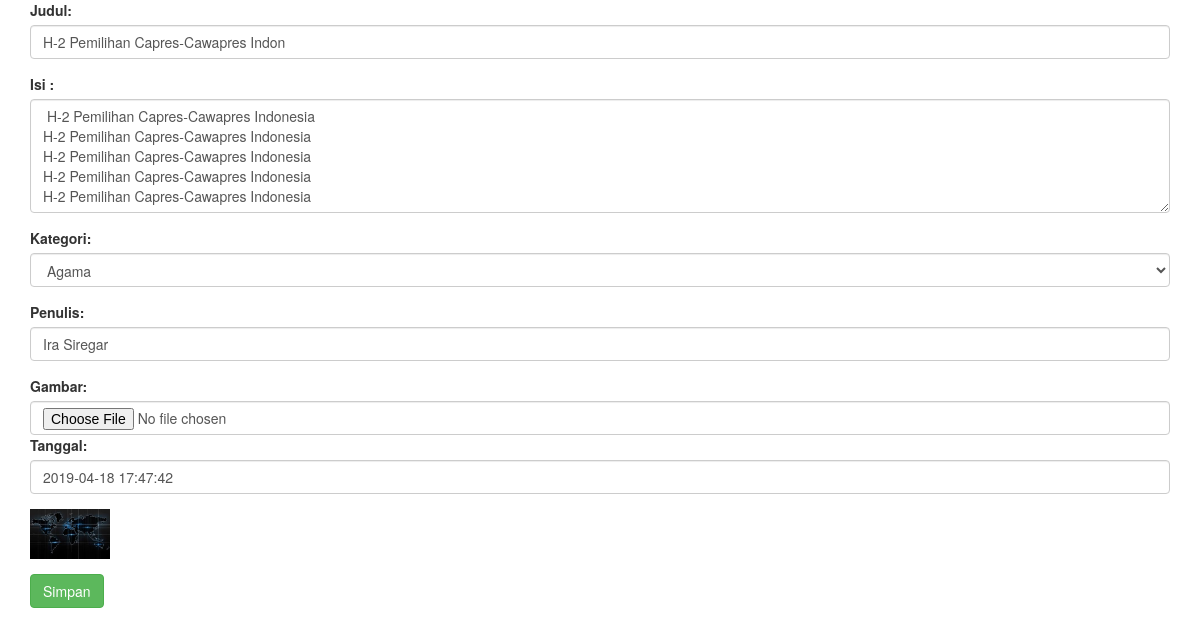
Screenshot of /index.php/Berita/select_by/4 with the database file from the repository.
### tables this page shows
CREATE TABLE `berita` (
  `id_berita` int(11) NOT NULL,
  `judul` varchar(35) NOT NULL,
  `isi` text NOT NULL,
  `kategori` varchar(12) NOT NULL,
  `penulis` varchar(25) NOT NULL,
  `gambar` text NOT NULL,
  `tanggal` datetime NOT NULL DEFAULT CURRENT_TIMESTAMP
);

### application/controllers/Berita.php (called while the page is built, shortened)
<?php
class Berita extends CI_Controller {
    function select_by($id) {
        $data['berita'] = $this->Berita_m->select_by_db($id);
        $this->load->view('berita_form_edit_v', $data);
    }
}

### index.php (called while the page is built, shortened)
<?php
require_once BASEPATH.'core/CodeIgniter.php';

### application/models/Berita_m.php (called while the page is built, shortened)
<?php
class Berita_m extends CI_Model{
    function select_by_db($id) {
        return $this->db  ->query("Select * FROM berita WHERE id_berita='$id'")->result();
    }
}

### application/views/berita_form_edit_v.php (the view, shortened to what this page needs)
<!DOCTYPE html>
<html>
<head>
    <link rel="stylesheet"
    href="https://maxcdn.bootstrapcdn.com/bootstrap/3.3.7/css/bootstrap.min.css">
</head>
<body>
    <div class="container">
    <?php
    foreach ($berita as $row) {
    ?>
    <form method="post" action="<?php echo site_url('Berita/edit');?>"
                  enctype="multipart/form-data">
                    <div class="form-group">
                        <label for="comment">Judul:</label>
                        <input type="text" class="form-control"
                               name="in_judul" required="" value="<?php echo $row->judul; ?>">
                    </div>
                    <div class="form-group">
                        <label for="comment">Isi : </label>
                        <textarea class="form-control" rows="5" name="in_isi" required=""> <?php echo $row->isi; ?></textarea>
                    </div>
                    <div class="form-group">
                        <label for="usr">Kategori:</label>
                        <select name="in_kategori" <?php echo $row->kategori; ?> class="form-control">
                            <option value="Agama">
                                Agama
                            </option>
                        </select>
                    </div>
                    <div class="form-group">
                        <label for="comment">Penulis:</label>
                        <input type="text" class="form-control"
                               name="in_penulis" required="" value="<?php echo $row->penulis; ?>">
                    </div>
                    <div clas="form_group">
                        <label for="usr">Gambar:</label>
                        <input type="file" required="" class="form-control" name="in_gambar">
                    </div>
                    <div class="form-group">
                                    <label for="comment">Tanggal:</label>
                                    <input type="text" class="form-control"
                                           name="in_tanggal" value="<?php echo $row->tanggal; ?>">
                                </div>
                    <div class="form-group">
                        <img src="<?php echo base_url();
                        ?>assets/upload/<?php echo $row->gambar; ?>"
                             style="width: 80px">
                    </div>
                    <button class="btn btn-success" type="submit">Simpan</button>
                </form>
                <?php
            }
            ?>
        </div>
    </body>
    </html>

### rows the page displays
berita: in_judul "H-2 Pemilihan Capres-Cawapres Indon", in_isi "H-2 Pemilihan Capres-Cawapres Indonesia H-2 Pemilihan Capres-Cawapres Indonesia H-2 Pemilihan Capres-Cawapres Indonesia H-2 Pemilihan Capres-Cawapres Indonesia H-2 Pemilihan Capres-Cawapres Indonesia", in_kategori "Agama", in_penulis "Ira Siregar", in_tanggal "2019-04-18 17:47:42", gambar (picture)
